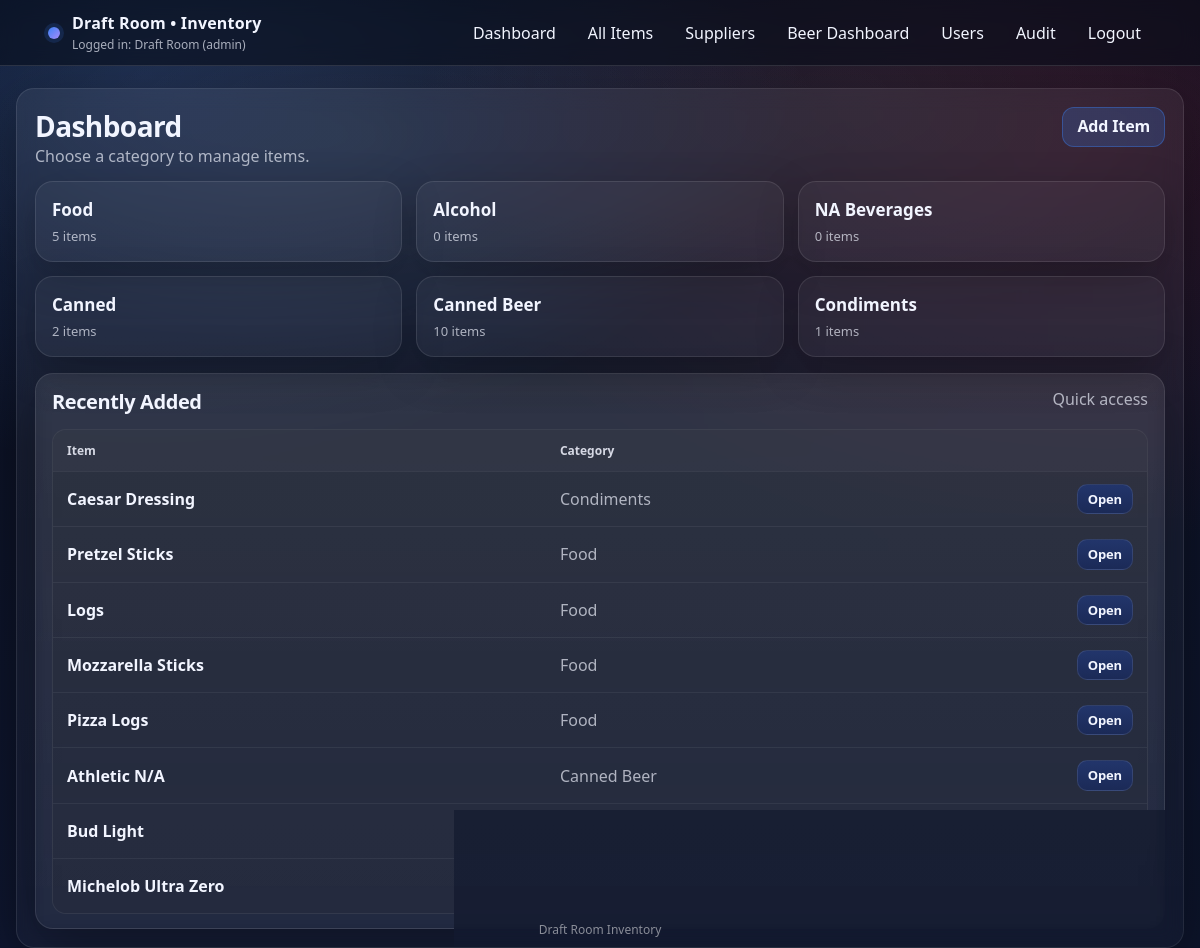
The page / (signed in) on the database its author committed.
### app.py (models this page shows)
class User(db.Model):
    __tablename__ = "users"
    id = db.Column(db.Integer, primary_key=True)
    username = db.Column(db.String(80), unique=True, nullable=False)
    first_name = db.Column(db.String(80), nullable=True)
    last_name = db.Column(db.String(80), nullable=True)
    password_hash = db.Column(db.String(255), nullable=False)
    role = db.Column(db.String(20), nullable=False, default="staff")
    is_active = db.Column(db.Boolean, nullable=False, default=True)
    created_at = db.Column(db.DateTime, nullable=False, default=utcnow)
    def display_name(self) -> str:
        full = f"{(self.first_name or '').strip()} {(self.last_name or '').strip()}".strip()
        return full if full else self.username

class Item(db.Model):
    __tablename__ = "items"
    id = db.Column(db.Integer, primary_key=True)
    name = db.Column(db.String(200), nullable=False)
    category = db.Column(db.String(120), nullable=False)
    prep_type = db.Column(db.String(50), nullable=False, default="generic")
    supplier_id = db.Column(db.Integer, db.ForeignKey("suppliers.id"), nullable=True)
    supplier = db.relationship("Supplier", back_populates="items")
    unit = db.Column(db.String(50), nullable=True)
    default_units_per_box = db.Column(
    db.Integer,
    nullable=True,
)
    multiplier = db.Column(db.Float, nullable=True)
    raw_freezer_days = db.Column(db.Integer, nullable=True)
    raw_cooler_days = db.Column(db.Integer, nullable=True)
    raw_out_days = db.Column(db.Integer, nullable=True)
    prepped_freezer_days = db.Column(db.Integer, nullable=True)
    prepped_cooler_days = db.Column(db.Integer, nullable=True)
    prepped_out_days = db.Column(db.Integer, nullable=True)
    sales_mode = db.Column(db.String(40), nullable=True)
    pack1_label = db.Column(db.String(80), nullable=True)
    pack1_mult  = db.Column(db.Integer, nullable=True)
    pack2_label = db.Column(db.String(80), nullable=True)
    pack2_mult  = db.Column(db.Integer, nullable=True)
    pack3_label = db.Column(db.String(80), nullable=True)
    pack3_mult  = db.Column(db.Integer, nullable=True)
    pack4_label = db.Column(db.String(80), nullable=True)
    pack4_mult  = db.Column(db.Integer, nullable=True)
    main_bar_on_hand = db.Column(
        db.Integer,
        nullable=False,
        default=0,
        server_default=db.text("0"),
    )
    low_bar_on_hand = db.Column(
        db.Integer,
        nullable=False,
        default=0,
        server_default=db.text("0"),
    )
    on_hand_count = db.Column(
        db.Integer,
        nullable=False,
        default=0,
        server_default=db.text("0"),
    )
    created_at = db.Column(db.DateTime, nullable=False, default=datetime.utcnow)

### app.py (the view)
@app.get("/")
def dashboard():
    guard = require_view_access()
    if guard:
        return guard
    counts = db.session.query(Item.category, func.count(Item.id)).group_by(Item.category).all()
    counts_map = {c: int(n) for (c, n) in counts}
    categories = [{"name": cat, "count": counts_map.get(cat, 0)} for cat in CATEGORY_ORDER]
    extras = sorted([c for c in counts_map.keys() if c not in CATEGORY_ORDER])
    for cat in extras:
        categories.append({"name": cat, "count": counts_map.get(cat, 0)})
    recent_items = Item.query.order_by(Item.created_at.desc(), Item.id.desc()).limit(8).all()
    return render_template("dashboard.html", categories=categories, recent_items=recent_items)

### app.py (called while the page is built)
def role_rank(role: str | None) -> int:
    if not role:
        return 0
    return ROLE_RANK.get(role.strip().lower(), 0)

def current_user() -> Optional["User"]:
    uid = session.get("user_id")
    if not uid:
        return None
    try:
        return User.query.get(int(uid))
    except Exception:
        return None

def current_user_role() -> str:
    if session.get("break_glass_admin") is True:
        return "admin"
    u = current_user()
    if not u:
        return ""
    return (u.role or "").lower()

def is_logged_in() -> bool:
    return (session.get("break_glass_admin") is True) or (session.get("user_id") is not None)

def can_manage_users() -> bool:
    return current_user_role() == "admin"

def can_edit_inventory() -> bool:
    return role_rank(current_user_role()) >= ROLE_RANK["manager"]

def can_view_inventory() -> bool:
    return role_rank(current_user_role()) >= ROLE_RANK["staff"] or (session.get("break_glass_admin") is True)

def require_view_access():
    if not is_logged_in():
        return redirect("/login")
    if session.get("break_glass_admin") is True:
        return None
    if not can_view_inventory():
        session.clear()
        flash("Access denied.", "error")
        return redirect("/login")
    return None

@app.context_processor
def inject_user():
    u = current_user()
    return {
        "auth_user": u,
        "auth_break_glass": bool(session.get("break_glass_admin") is True),
        "auth_role": current_user_role(),
        "can_edit_inventory": can_edit_inventory(),
        "can_manage_users": can_manage_users(),
    }

### templates/dashboard.html
{% extends "base.html" %}
{% block content %}
<section class="card">
  <div class="cardhead">
    <div>
      <h1>Dashboard</h1>
      <span class="muted">Choose a category to manage items.</span>
    </div>
    <div class="actions">
      {% if can_edit_inventory %}
        <a class="btn primary" href="/items/new">Add Item</a>
      {% endif %}
    </div>
  </div>
  <div class="grid3">
    {% for c in categories %}
      <a class="tile" href="/category/{{ c.name }}">
        <div class="tile-title">{{ c.name }}</div>
        <div class="tile-sub">{{ c.count }} items</div>
      </a>
    {% endfor %}
  </div>
  <div style="height:16px;"></div>
  <div class="card mini">
    <div class="cardhead">
      <h2>Recently Added</h2>
      <span class="muted">Quick access</span>
    </div>
    {% if recent_items and recent_items|length > 0 %}
      <div class="table">
        <div class="row head" style="grid-template-columns: 1.2fr .8fr .6fr;">
          <div>Item</div><div>Category</div><div></div>
        </div>
        {% for it in recent_items %}
          <div class="row" style="grid-template-columns: 1.2fr .8fr .6fr;">
            <div class="strong">{{ it.name }}</div>
            <div class="muted">{{ it.category }}</div>
            <div class="row-actions">
              <a class="btn small" href="/items/{{ it.id }}">Open</a>
            </div>
          </div>
        {% endfor %}
      </div>
    {% else %}
      <div class="empty">No items yet.</div>
    {% endif %}
  </div>
</section>
{% endblock %}

### templates/base.html (shortened to what this page needs)
<!DOCTYPE html>
<html lang="en">
<head>
  <link rel="stylesheet" href="/static/style.css">
</head>
<body>
  <div class="bg"></div>
  <header class="topbar">
    <div class="topbar-inner">
      <div class="brand">
        <div class="dot"></div>
        <div>
          <div class="brand-title">Draft Room • Inventory</div>
          <div class="brand-sub">
            {% if auth_break_glass %}
              Logged in: Break-glass Admin
            {% elif auth_user %}
              Logged in: {{ auth_user.display_name() }} ({{ auth_role }})
            {% else %}
              Not logged in
            {% endif %}
          </div>
        </div>
      </div>
      <nav class="nav" id="mainNav">
        {% if auth_user or auth_break_glass %}
          <a class="navlink" href="/">Dashboard</a>
          <a class="navlink" href="/items">All Items</a>
          <a class="navlink" href="/suppliers">Suppliers</a>
          <a class="navlink" href="/beers/dashboard">Beer Dashboard</a>
          {% if can_manage_users %}
            <a class="navlink" href="/users">Users</a>
            <a class="navlink" href="/audit">Audit</a>
          {% endif %}
          <a class="navlink" href="/logout">Logout</a>
        {% else %}
          <a class="navlink" href="/login">Login</a>
        {% endif %}
      </nav>
    </div>
  </header>
  <main class="container">
    {% block content %}{% endblock %}
  </main>
  <footer class="footer">Draft Room Inventory</footer>
</body>
</html>

### templates/base.html (style rules this page uses)
.topbar { padding-top: env(safe-area-inset-top); }
.container { padding-left: max(16px, env(safe-area-inset-left)); padding-right: max(16px, env(safe-area-inset-right)); }
.footer { padding-bottom: env(safe-area-inset-bottom); }
@media (min-width: 861px) { .nav { display: flex; } }

### rows shown on the page
User: display_name "Draft Room", role "admin"
Item: name "Caesar Dressing", category "Condiments"
Item: name "Pretzel Sticks", category "Food"
Item: name "Logs", category "Food"
Item: name "Mozzarella Sticks", category "Food"
Item: name "Pizza Logs", category "Food"
Item: name "Athletic N/A", category "Canned Beer"
Item: name "Bud Light"
Item: name "Michelob Ultra Zero"

### other values the page prints
{{ c.name }} "Food" "Alcohol" "NA Beverages" "Canned" "Canned Beer" "Condiments"
{{ c.count }} "5" "0" "0" "2" "10" "1"
